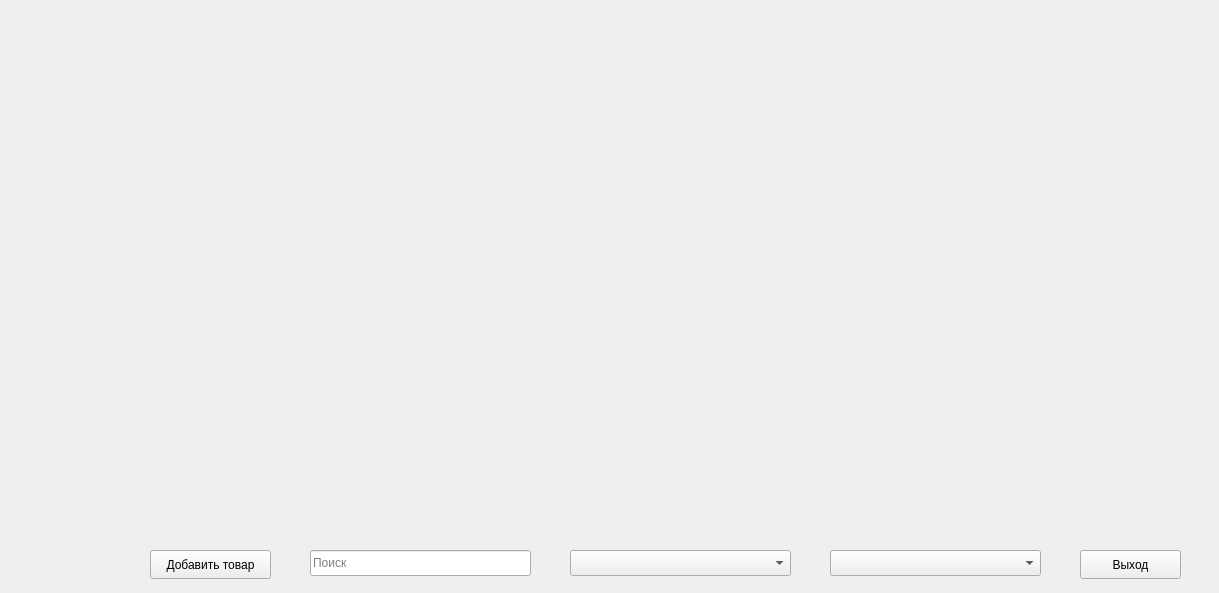
<?xml version="1.0" encoding="UTF-8"?>
<ui version="4.0">
 <class>Widget</class>
 <widget class="QWidget" name="Widget">
  <property name="geometry">
   <rect>
    <x>0</x>
    <y>0</y>
    <width>1219</width>
    <height>593</height>
   </rect>
  </property>
  <property name="windowTitle">
   <string>Каталог товаров</string>
  </property>
  <property name="windowIcon">
   <iconset>
    <normaloff>../../Desktop/Дем 2026 задание/Модуль 1/import/Icon.ico</normaloff>../../Desktop/Дем 2026 задание/Модуль 1/import/Icon.ico</iconset>
  </property>
  <widget class="QLabel" name="label">
   <property name="geometry">
    <rect>
     <x>30</x>
     <y>10</y>
     <width>1151</width>
     <height>20</height>
    </rect>
   </property>
   <property name="alignment">
    <set>Qt::AlignmentFlag::AlignRight|Qt::AlignmentFlag::AlignTop|Qt::AlignmentFlag::AlignTrailing</set>
   </property>
  </widget>
  <widget class="QPushButton" name="exitButton">
   <property name="geometry">
    <rect>
     <x>1080</x>
     <y>550</y>
     <width>101</width>
     <height>29</height>
    </rect>
   </property>
   <property name="text">
    <string>Выход</string>
   </property>
  </widget>
  <widget class="QPushButton" name="addProductButton">
   <property name="geometry">
    <rect>
     <x>150</x>
     <y>550</y>
     <width>121</width>
     <height>29</height>
    </rect>
   </property>
   <property name="text">
    <string>Добавить товар</string>
   </property>
  </widget>
  <widget class="QLineEdit" name="searchLineEdit">
   <property name="geometry">
    <rect>
     <x>310</x>
     <y>550</y>
     <width>221</width>
     <height>26</height>
    </rect>
   </property>
   <property name="placeholderText">
    <string>Поиск</string>
   </property>
  </widget>
  <widget class="QComboBox" name="sortComboBox">
   <property name="geometry">
    <rect>
     <x>570</x>
     <y>550</y>
     <width>221</width>
     <height>26</height>
    </rect>
   </property>
   <property name="placeholderText">
    <string>Сортировка</string>
   </property>
  </widget>
  <widget class="QComboBox" name="supplierComboBox">
   <property name="geometry">
    <rect>
     <x>830</x>
     <y>550</y>
     <width>211</width>
     <height>26</height>
    </rect>
   </property>
   <property name="placeholderText">
    <string>Поставщик</string>
   </property>
  </widget>
 </widget>
 <resources/>
 <connections/>
</ui>
